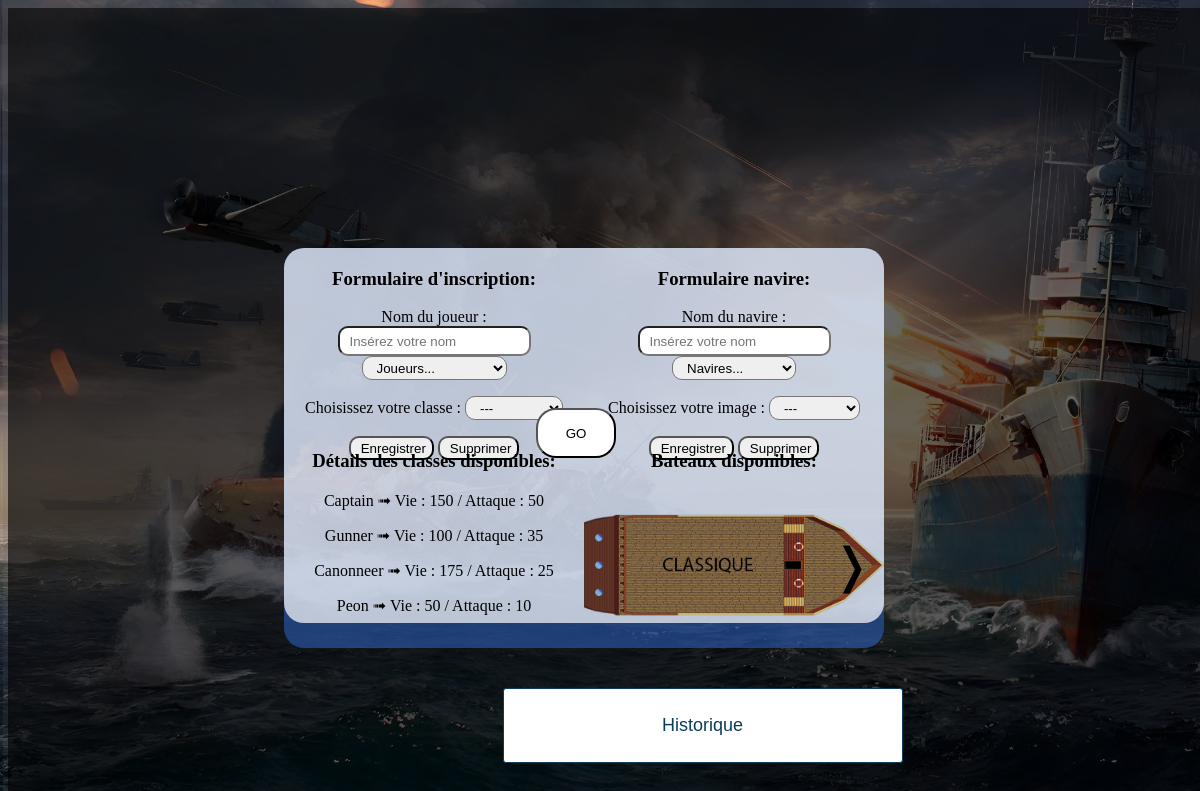
The page / on the database its author committed.
### tables this page shows
CREATE TABLE `class` (
  `id` int(11) NOT NULL,
  `name` varchar(50) NOT NULL,
  `hp` int(11) NOT NULL,
  `hpGrowth` int(11) NOT NULL,
  `strength` int(11) NOT NULL,
  `strengthGrowth` int(11) NOT NULL
);

CREATE TABLE `ship_sprites` (
  `id` int(11) NOT NULL,
  `name` varchar(50) NOT NULL,
  `path` varchar(50) NOT NULL,
  `path_hori` varchar(50) NOT NULL
);

### includes/classes.php (called while the page is built, shortened)
<?php
class Manager {
    private $db;
    public function getDb() {
        return $this->db;
    }
    public function setDb($db) {
        return $this->db = $db;
    }
    public function getClassList() {
        $class = $this->getDb()->query('SELECT * FROM class');
        $classList = $class->fetchAll(PDO::FETCH_ASSOC);
        return $classList;
    }
    public function getShipSpritesList() {
        $shipSprites = $this->getDb()->query('SELECT * FROM ship_sprites ORDER BY id DESC');
        $shipSpritesList = $shipSprites->fetchAll(PDO::FETCH_ASSOC);
        return $shipSpritesList;
    }
}
?>

### includes/manager.php (called while the page is built, shortened)
<?php
include_once 'db_connect.php';
include_once 'classes.php';
$connect = connexion();
$BigManager = new Manager($connect);
$classList = $BigManager->getClassList();
$shipSpriteList = $BigManager->getShipSpritesList();
?>

### index.php (the view, shortened to what this page needs)
<?php
    include_once 'includes/manager.php';
?>
<!DOCTYPE html>
<html lang="en">
<head>
    <link rel=stylesheet href="assets/css/index.css" type="text/css"/>
</head>
<body>
<div class="container">
    <div id="boxPlayer">
        <div class="up">
            <div id="form">
                <h3>Formulaire d'inscription:</h3>
            <?php
                include_once 'includes/form.player.php'
            ?>
            </div>
        </div>
        <div class="down">
            <h3>Détails des classes disponibles:</h3>
            <?php
                foreach($classList as $class) {?>
                    <p><?php echo $class['name'].' ➟ Vie : '.$class['hp'].' / Attaque : '.$class['strength'] ?></p>
            <?php } ?>
        </div>
    </div>
    <div id="boxShip">
        <div class="up">
            <div id="form">
                <h3>Formulaire navire:</h3>
            <?php
                include_once 'includes/form.ship.php'
            ?>
            </div>
        </div>
        <div class="down">
            <h3>Bateaux disponibles:</h3>
            <form id="preview">
                <?php
                    foreach($shipSpriteList as $shipSprite) {?>
                <label class="labels" style="<?php echo 'background-image: url(./assets/img/'.$shipSprite['path_hori'].')' ?>;background-size: contain;background-repeat: no-repeat;background-position: center;" for="<?php echo $shipSprite['id'] ?>"></label>
                <?php } ?>
	        </form>
        </div>
    </div>
    <a href="dragndrop.php"><button id="btn_index">GO</button></a>
        <span class="btncontainer">
        <a href="history.php">
            <input class="slide-hover-left" type="button" value="Historique" ></input>
        </a>
    </span>
</div>
</body>
</html>

### includes/form.player.php (shortened to what this page needs)
<?php
include_once 'db_connect.php';
include_once 'classes.php';
include_once 'manager.php';
?>
<form id="formPlayer" action="" method="POST">
    <div class="text_form">
    <p>
        <label>Nom du joueur : </label>
        <input id="playerNameForm" data-class="" type="text" name="name" placeholder="Insérez votre nom">
        <select onchange="updateName(this)" id="selectName">
            <option value="">Joueurs...</option>
        </select>
    </p>
    <p>
        <label for="class">Choisissez votre classe :</label>
        <select name="playerClassId" id="class">
            <option hidden> --- </option>
        </select>
    </p>
    </div>
    <input type="submit" name="submit_creation" onclick=emptyfield() value="Enregistrer" class="add"></input>
    <input type="submit" name="deletePlayer" onclick=emptyfield() value="Supprimer" class="add"></input>
</form>

### includes/form.ship.php (shortened to what this page needs)
<?php
include_once 'db_connect.php';
include_once 'classes.php';
include_once 'manager.php';
?>
<form id="formShip" action="" method="POST">
    <div class="text_form">
    <p>
        <label>Nom du navire : </label>
        <input id="shipNameForm" data-path="" type="text" name="name" placeholder="Insérez votre nom">
        <select onchange="updateShipName(this)" id="selectShipName" >
            <option value="">Navires...</option>
        </select>
    </p>
    <p>
        <label for="class">Choisissez votre image :</label>
        <select name="shipId" id="classSprite">
            <option hidden> --- </option>
        </select>
    </p>
    </div>
    <input type="submit" name="submit_ship_creation" onclick=emptyShipfield() value="Enregistrer" class="add"></input>
    <input type="submit" name="deleteShip" onclick=emptyShipfield() value="Supprimer" class="add"></input>
</form>

### assets/css/index.css (style rules this page uses)
body { background: url(../img/Background.jpg); background-size: cover; }
.container { width: 100vw; height: 100vh; background-color: rgb(0, 0, 0, 0.60); display: flex; flex-direction: row; }
.container>div { width: 25vw; height: 50vh; background-color: rgba(51, 108, 214, 0.5);; position: relative; top: 30%; left: 23%; border-radius: 20px; }
.up { height: 50%; width: 100%; text-align: center; background-color: rgb(255, 255, 255,0.7); padding-top:1px; border-radius: 20px 20px 0 0; }
.down { width: 100%; height: 43%; text-align: center; padding-top: 1px; background-color: rgb(255, 255, 255,0.7);; padding-bottom: 1px ; border-radius: 0 0 20px 20px; }
#boxPlayer { border-radius: 20px 0 0 20px; }
#boxShip { border-radius: 0 20px 20px 0; }
#boxPlayer .up { border-radius: 20px 0 0 0; }
#boxPlayer .down { border-radius: 0 0 0 20px; }
#boxShip .up { border-radius: 0 20px 0 0; }
#boxShip .down { border-radius: 0 0 20px 0; }
.down h3 { margin-top: 0; }
input { border-radius: 10px; height: 3vh; padding-left: 10px; }
select { border-radius: 10px; height: 3vh; padding-left: 10px; }
#btn_index { position: relative; top: 50%; left: -90%; width: 80px; height: 50px; background-color: white; border-radius: 20px; }
.labels { color: #fff; transition: transform 400ms ease-out; display: inline-block; min-height: 100%; width:100%; height:100%; position: relative; z-index: 1; text-align: center; line-height: 100vh; }
#preview { width:100%; height:150px; white-space: nowrap; overflow:hidden; }
.labels:before, .labels:after { color: black; display: block; position: absolute; padding: 1rem; font-size: 3rem; height: 10rem; line-height: 10rem; top: 50%; transform: translate3d(0, -50%, 0); cursor: pointer; }
.labels:before { content: "\276D"; right: 100%; border-top-left-radius: 50%; border-bottom-left-radius: 50%; }
.labels:after { content: "\276C"; left: 100%; border-top-right-radius: 50%; border-bottom-right-radius: 50%; }
.btncontainer { top: 85%; left: -19%; text-align: center; max-width: 500px; max-height: 10%; width: 100%; position: relative; overflow-y: hidden; }
.btncontainer input[type="button"] { border: 1px solid #0A3D5B; width: 400px; height: 75px; color: #0A3D5B; padding: 20px 60px; font-size: 18px; font-weight: 500; background: white; cursor: pointer; display: inline-block; margin-right: 15px; margin-bottom: 30px; border-radius: 3px; text-transform: capitalize; }
.btncontainer input.slide-hover-left { background-image: linear-gradient(0, #0A3D5B, #0A3D5B); background-size: 0; transition: .8s; background-repeat: no-repeat; transition-timing-function: cubic-bezier(0.52, 1.64, 0.37, 0.66); }

### rows shown on the page
class: name "Captain", hp "150", strength "50"
class: name "Gunner", hp "100", strength "35"
class: name "Canonneer", hp "175", strength "25"
class: name "Peon", hp "50", strength "10"
ship_sprites: path_hori (picture)
